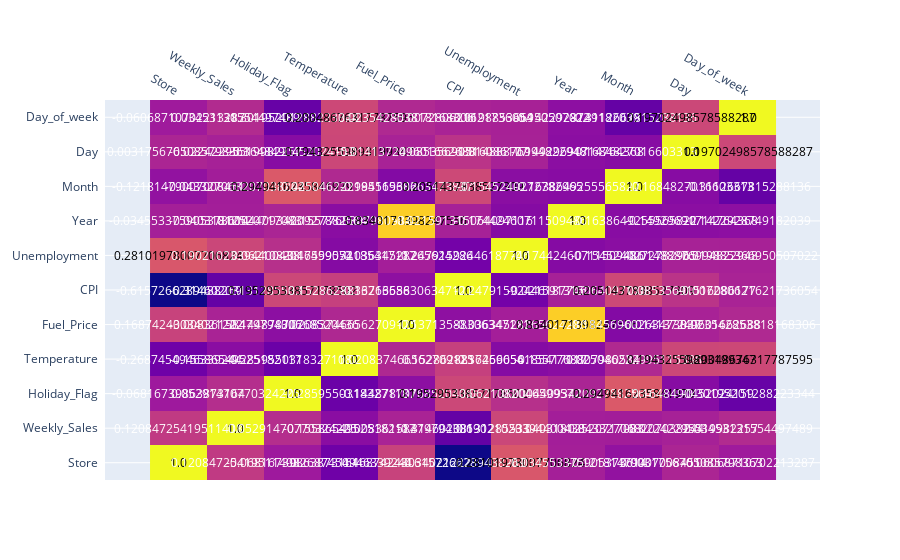

The notebook cell this image was saved under:
### Markdown cell above
-------- Some Visualisations ---------

### Code cell
# Correlation matrix
corr_matrix = dataset.corr()

import plotly.figure_factory as ff

fig = ff.create_annotated_heatmap(corr_matrix.values,
                                  x = corr_matrix.columns.values.tolist(),
                                  y = corr_matrix.index.values.tolist())


fig.show()

### Figure 1 — Plotly figure (JSON) as saved in the notebook; plotly's stock layout.template omitted (floating-point values rounded to 4 significant figures)
{"data": [{"colorscale": [[0, "#0d0887"], [0.1111, "#46039f"], [0.2222, "#7201a8"], [0.3333, "#9c179e"], [0.4444, "#bd3786"], [0.5556, "#d8576b"], [0.6667, "#ed7953"], [0.7778, "#fb9f3a"], [0.8889, "#fdca26"], [1, "#f0f921"]], "reversescale": false, "showscale": false, "type": "heatmap", "x": ["Store", "Weekly_Sales", "Holiday_Flag", "Temperature", "Fuel_Price", "CPI", "Unemployment", "Year", "Month", "Day", "Day_of_week"], "y": ["Store", "Weekly_Sales", "Holiday_Flag", "Temperature", "Fuel_Price", "CPI", "Unemployment", "Year", "Month", "Day", "Day_of_week"], "z": [[1, 0.1208, -0.06817, -0.2687, 0.1687, -0.6157, 0.281, -0.03455, -0.1218, 0.003176, -0.06069], [0.1208, 1, 0.05291, -0.1559, -0.008362, -0.3146, 0.1902, -0.04032, -0.04333, -0.02242, 0.03453], [-0.06817, 0.05291, 1, -0.286, -0.1449, 0.1953, 0.06211, 0.0004409, 0.2949, -0.1648, -0.302], [-0.2687, -0.1559, -0.286, 1, 0.02084, 0.1529, -0.1746, -0.1558, 0.02505, 0.1943, 0.2005], [0.1687, -0.008362, -0.1449, 0.02084, 1, -0.1371, -0.03635, 0.834, -0.1846, -0.01414, 0.02354], [-0.6157, -0.3146, 0.1953, 0.1529, -0.1371, 1, -0.2479, -0.02159, 0.2051, 0.08536, -0.007281], [0.281, 0.1902, 0.06211, -0.1746, -0.03635, -0.2479, 1, -0.1744, -0.1545, -0.01489, -0.01989], [-0.03455, -0.04032, 0.0004409, -0.1558, 0.834, -0.02159, -0.1744, 1, -0.1639, -0.1493, -0.1423], [-0.1218, -0.04333, 0.2949, 0.02505, -0.1846, 0.2051, -0.1545, -0.1639, 1, -0.1685, -0.3113], [0.003176, -0.02242, -0.1648, 0.1943, -0.01414, 0.08536, -0.01489, -0.1493, -0.1685, 1, 0.197], [-0.06069, 0.03453, -0.302, 0.2005, 0.02354, -0.007281, -0.01989, -0.1423, -0.3113, 0.197, 1]]}], "layout": {"annotations": [{"font": {"color": "#000000"}, "showarrow": false, "text": "1.0", "x": "Store", "xref": "x", "y": "Store", "yref": "y"}, {"font": {"color": "#FFFFFF"}, "showarrow": false, "text": "0.12084725419511408", "x": "Weekly_Sales", "xref": "x", "y": "Store", "yref": "y"}, {"font": {"color": "#FFFFFF"}, "showarrow": false, "text": "-0.06816739863873164", "x": "Holiday_Flag", "xref": "x", "y": "Store", "yref": "y"}, {"font": {"color": "#FFFFFF"}, "showarrow": false, "text": "-0.2687454946339244", "x": "Temperature", "xref": "x", "y": "Store", "yref": "y"}, {"font": {"color": "#FFFFFF"}, "showarrow": false, "text": "0.16874243034021222", "x": "Fuel_Price", "xref": "x", "y": "Store", "yref": "y"}, {"font": {"color": "#FFFFFF"}, "showarrow": false, "text": "-0.6157266289488269", "x": "CPI", "xref": "x", "y": "Store", "yref": "y"}, {"font": {"color": "#000000"}, "showarrow": false, "text": "0.28101978007706824", "x": "Unemployment", "xref": "x", "y": "Store", "yref": "y"}, {"font": {"color": "#FFFFFF"}, "showarrow": false, "text": "-0.034553375905373614", "x": "Year", "xref": "x", "y": "Store", "yref": "y"}, {"font": {"color": "#FFFFFF"}, "showarrow": false, "text": "-0.12181479007008451", "x": "Month", "xref": "x", "y": "Store", "yref": "y"}, {"font": {"color": "#FFFFFF"}, "showarrow": false, "text": "0.0031756765085798363", "x": "Day", "xref": "x", "y": "Store", "yref": "y"}, {"font": {"color": "#FFFFFF"}, "showarrow": false, "text": "-0.06068710702213287", "x": "Day_of_week", "xref": "x", "y": "Store", "yref": "y"}, {"font": {"color": "#FFFFFF"}, "showarrow": false, "text": "0.12084725419511408", "x": "Store", "xref": "x", "y": "Weekly_Sales", "yref": "y"}, {"font": {"color": "#000000"}, "showarrow": false, "text": "1.0", "x": "Weekly_Sales", "xref": "x", "y": "Weekly_Sales", "yref": "y"}, {"font": {"color": "#FFFFFF"}, "showarrow": false, "text": "0.05291470770324225", "x": "Holiday_Flag", "xref": "x", "y": "Weekly_Sales", "yref": "y"}, {"font": {"color": "#FFFFFF"}, "showarrow": false, "text": "-0.15586549525182117", "x": "Temperature", "xref": "x", "y": "Weekly_Sales", "yref": "y"}, {"font": {"color": "#FFFFFF"}, "showarrow": false, "text": "-0.00836158479794306", "x": "Fuel_Price", "xref": "x", "y": "Weekly_Sales", "yref": "y"}, {"font": {"color": "#FFFFFF"}, "showarrow": false, "text": "-0.31460208131285533", "x": "CPI", "xref": "x", "y": "Weekly_Sales", "yref": "y"}, {"font": {"color": "#FFFFFF"}, "showarrow": false, "text": "0.19021023394400438", "x": "Unemployment", "xref": "x", "y": "Weekly_Sales", "yref": "y"}, {"font": {"color": "#FFFFFF"}, "showarrow": false, "text": "-0.04031812520717083", "x": "Year", "xref": "x", "y": "Weekly_Sales", "yref": "y"}, {"font": {"color": "#FFFFFF"}, "showarrow": false, "text": "-0.043327068207038244", "x": "Month", "xref": "x", "y": "Weekly_Sales", "yref": "y"}, {"font": {"color": "#FFFFFF"}, "showarrow": false, "text": "-0.02242295519982257", "x": "Day", "xref": "x", "y": "Weekly_Sales", "yref": "y"}, {"font": {"color": "#FFFFFF"}, "showarrow": false, "text": "0.03453131554497489", "x": "Day_of_week", "xref": "x", "y": "Weekly_Sales", "yref": "y"}, {"font": {"color": "#FFFFFF"}, "showarrow": false, "text": "-0.06816739863873164", "x": "Store", "xref": "x", "y": "Holiday_Flag", "yref": "y"}, {"font": {"color": "#FFFFFF"}, "showarrow": false, "text": "0.05291470770324225", "x": "Weekly_Sales", "xref": "x", "y": "Holiday_Flag", "yref": "y"}, {"font": {"color": "#000000"}, "showarrow": false, "text": "1.0", "x": "Holiday_Flag", "xref": "x", "y": "Holiday_Flag", "yref": "y"}, {"font": {"color": "#FFFFFF"}, "showarrow": false, "text": "-0.28595503183271187", "x": "Temperature", "xref": "x", "y": "Holiday_Flag", "yref": "y"}, {"font": {"color": "#FFFFFF"}, "showarrow": false, "text": "-0.14487870768520436", "x": "Fuel_Price", "xref": "x", "y": "Holiday_Flag", "yref": "y"}, {"font": {"color": "#000000"}, "showarrow": false, "text": "0.19529533857178502", "x": "CPI", "xref": "x", "y": "Holiday_Flag", "yref": "y"}, {"font": {"color": "#FFFFFF"}, "showarrow": false, "text": "0.0621082046599572", "x": "Unemployment", "xref": "x", "y": "Holiday_Flag", "yref": "y"}, {"font": {"color": "#FFFFFF"}, "showarrow": false, "text": "0.00044093420927882564", "x": "Year", "xref": "x", "y": "Holiday_Flag", "yref": "y"}, {"font": {"color": "#000000"}, "showarrow": false, "text": "0.2949416235841979", "x": "Month", "xref": "x", "y": "Holiday_Flag", "yref": "y"}, {"font": {"color": "#FFFFFF"}, "showarrow": false, "text": "-0.1648490452024159", "x": "Day", "xref": "x", "y": "Holiday_Flag", "yref": "y"}, {"font": {"color": "#FFFFFF"}, "showarrow": false, "text": "-0.30195201288223344", "x": "Day_of_week", "xref": "x", "y": "Holiday_Flag", "yref": "y"}, {"font": {"color": "#FFFFFF"}, "showarrow": false, "text": "-0.2687454946339244", "x": "Store", "xref": "x", "y": "Temperature", "yref": "y"}, {"font": {"color": "#FFFFFF"}, "showarrow": false, "text": "-0.15586549525182117", "x": "Weekly_Sales", "xref": "x", "y": "Temperature", "yref": "y"}, {"font": {"color": "#FFFFFF"}, "showarrow": false, "text": "-0.28595503183271187", "x": "Holiday_Flag", "xref": "x", "y": "Temperature", "yref": "y"}, {"font": {"color": "#000000"}, "showarrow": false, "text": "1.0", "x": "Temperature", "xref": "x", "y": "Temperature", "yref": "y"}, {"font": {"color": "#FFFFFF"}, "showarrow": false, "text": "0.020837466562709125", "x": "Fuel_Price", "xref": "x", "y": "Temperature", "yref": "y"}, {"font": {"color": "#FFFFFF"}, "showarrow": false, "text": "0.1528628836266656", "x": "CPI", "xref": "x", "y": "Temperature", "yref": "y"}, {"font": {"color": "#FFFFFF"}, "showarrow": false, "text": "-0.17459054185417117", "x": "Unemployment", "xref": "x", "y": "Temperature", "yref": "y"}, {"font": {"color": "#FFFFFF"}, "showarrow": false, "text": "-0.1557768807980584", "x": "Year", "xref": "x", "y": "Temperature", "yref": "y"}, {"font": {"color": "#FFFFFF"}, "showarrow": false, "text": "0.025046222995115386", "x": "Month", "xref": "x", "y": "Temperature", "yref": "y"}, {"font": {"color": "#000000"}, "showarrow": false, "text": "0.19432559893199347", "x": "Day", "xref": "x", "y": "Temperature", "yref": "y"}, {"font": {"color": "#000000"}, "showarrow": false, "text": "0.20048676317787595", "x": "Day_of_week", "xref": "x", "y": "Temperature", "yref": "y"}, {"font": {"color": "#FFFFFF"}, "showarrow": false, "text": "0.16874243034021222", "x": "Store", "xref": "x", "y": "Fuel_Price", "yref": "y"}, {"font": {"color": "#FFFFFF"}, "showarrow": false, "text": "-0.00836158479794306", "x": "Weekly_Sales", "xref": "x", "y": "Fuel_Price", "yref": "y"}, {"font": {"color": "#FFFFFF"}, "showarrow": false, "text": "-0.14487870768520436", "x": "Holiday_Flag", "xref": "x", "y": "Fuel_Price", "yref": "y"}, {"font": {"color": "#FFFFFF"}, "showarrow": false, "text": "0.020837466562709125", "x": "Temperature", "xref": "x", "y": "Fuel_Price", "yref": "y"}, {"font": {"color": "#000000"}, "showarrow": false, "text": "1.0", "x": "Fuel_Price", "xref": "x", "y": "Fuel_Price", "yref": "y"}, {"font": {"color": "#FFFFFF"}, "showarrow": false, "text": "-0.13713588306347121", "x": "CPI", "xref": "x", "y": "Fuel_Price", "yref": "y"}, {"font": {"color": "#FFFFFF"}, "showarrow": false, "text": "-0.03634528265624286", "x": "Unemployment", "xref": "x", "y": "Fuel_Price", "yref": "y"}, {"font": {"color": "#000000"}, "showarrow": false, "text": "0.8340171398247556", "x": "Year", "xref": "x", "y": "Fuel_Price", "yref": "y"}, {"font": {"color": "#FFFFFF"}, "showarrow": false, "text": "-0.18456960263473837", "x": "Month", "xref": "x", "y": "Fuel_Price", "yref": "y"}, {"font": {"color": "#FFFFFF"}, "showarrow": false, "text": "-0.014137249601662688", "x": "Day", "xref": "x", "y": "Fuel_Price", "yref": "y"}, {"font": {"color": "#FFFFFF"}, "showarrow": false, "text": "0.023542853818168306", "x": "Day_of_week", "xref": "x", "y": "Fuel_Price", "yref": "y"}, {"font": {"color": "#FFFFFF"}, "showarrow": false, "text": "-0.6157266289488269", "x": "Store", "xref": "x", "y": "CPI", "yref": "y"}, {"font": {"color": "#FFFFFF"}, "showarrow": false, "text": "-0.31460208131285533", "x": "Weekly_Sales", "xref": "x", "y": "CPI", "yref": "y"}, {"font": {"color": "#000000"}, "showarrow": false, "text": "0.19529533857178502", "x": "Holiday_Flag", "xref": "x", "y": "CPI", "yref": "y"}, {"font": {"color": "#FFFFFF"}, "showarrow": false, "text": "0.1528628836266656", "x": "Temperature", "xref": "x", "y": "CPI", "yref": "y"}, {"font": {"color": "#FFFFFF"}, "showarrow": false, "text": "-0.13713588306347121", "x": "Fuel_Price", "xref": "x", "y": "CPI", "yref": "y"}, {"font": {"color": "#000000"}, "showarrow": false, "text": "1.0", "x": "CPI", "xref": "x", "y": "CPI", "yref": "y"}, {"font": {"color": "#FFFFFF"}, "showarrow": false, "text": "-0.24791592446187746", "x": "Unemployment", "xref": "x", "y": "CPI", "yref": "y"}, {"font": {"color": "#FFFFFF"}, "showarrow": false, "text": "-0.021591315064097116", "x": "Year", "xref": "x", "y": "CPI", "yref": "y"}, {"font": {"color": "#000000"}, "showarrow": false, "text": "0.2051437838527309", "x": "Month", "xref": "x", "y": "CPI", "yref": "y"}, {"font": {"color": "#FFFFFF"}, "showarrow": false, "text": "0.08535691516086177", "x": "Day", "xref": "x", "y": "CPI", "yref": "y"}, {"font": {"color": "#FFFFFF"}, "showarrow": false, "text": "-0.007280621621736054", "x": "Day_of_week", "xref": "x", "y": "CPI", "yref": "y"}, {"font": {"color": "#000000"}, "showarrow": false, "text": "0.28101978007706824", "x": "Store", "xref": "x", "y": "Unemployment", "yref": "y"}, {"font": {"color": "#FFFFFF"}, "showarrow": false, "text": "0.19021023394400438", "x": "Weekly_Sales", "xref": "x", "y": "Unemployment", "yref": "y"}, {"font": {"color": "#FFFFFF"}, "showarrow": false, "text": "0.0621082046599572", "x": "Holiday_Flag", "xref": "x", "y": "Unemployment", "yref": "y"}, {"font": {"color": "#FFFFFF"}, "showarrow": false, "text": "-0.17459054185417117", "x": "Temperature", "xref": "x", "y": "Unemployment", "yref": "y"}, {"font": {"color": "#FFFFFF"}, "showarrow": false, "text": "-0.03634528265624286", "x": "Fuel_Price", "xref": "x", "y": "Unemployment", "yref": "y"}, {"font": {"color": "#FFFFFF"}, "showarrow": false, "text": "-0.24791592446187746", "x": "CPI", "xref": "x", "y": "Unemployment", "yref": "y"}, {"font": {"color": "#000000"}, "showarrow": false, "text": "1.0", "x": "Unemployment", "xref": "x", "y": "Unemployment", "yref": "y"}, {"font": {"color": "#FFFFFF"}, "showarrow": false, "text": "-0.17442460711509486", "x": "Year", "xref": "x", "y": "Unemployment", "yref": "y"}, {"font": {"color": "#FFFFFF"}, "showarrow": false, "text": "-0.1545240272782965", "x": "Month", "xref": "x", "y": "Unemployment", "yref": "y"}, {"font": {"color": "#FFFFFF"}, "showarrow": false, "text": "-0.01488876994822948", "x": "Day", "xref": "x", "y": "Unemployment", "yref": "y"}, {"font": {"color": "#FFFFFF"}, "showarrow": false, "text": "-0.019885366950507022", "x": "Day_of_week", "xref": "x", "y": "Unemployment", "yref": "y"}, {"font": {"color": "#FFFFFF"}, "showarrow": false, "text": "-0.034553375905373614", "x": "Store", "xref": "x", "y": "Year", "yref": "y"}, {"font": {"color": "#FFFFFF"}, "showarrow": false, "text": "-0.04031812520717083", "x": "Weekly_Sales", "xref": "x", "y": "Year", "yref": "y"}, {"font": {"color": "#FFFFFF"}, "showarrow": false, "text": "0.00044093420927882564", "x": "Holiday_Flag", "xref": "x", "y": "Year", "yref": "y"}, {"font": {"color": "#FFFFFF"}, "showarrow": false, "text": "-0.1557768807980584", "x": "Temperature", "xref": "x", "y": "Year", "yref": "y"}, {"font": {"color": "#000000"}, "showarrow": false, "text": "0.8340171398247556", "x": "Fuel_Price", "xref": "x", "y": "Year", "yref": "y"}, {"font": {"color": "#FFFFFF"}, "showarrow": false, "text": "-0.021591315064097116", "x": "CPI", "xref": "x", "y": "Year", "yref": "y"}, {"font": {"color": "#FFFFFF"}, "showarrow": false, "text": "-0.17442460711509486", "x": "Unemployment", "xref": "x", "y": "Year", "yref": "y"}, {"font": {"color": "#000000"}, "showarrow": false, "text": "1.0", "x": "Year", "xref": "x", "y": "Year", "yref": "y"}, {"font": {"color": "#FFFFFF"}, "showarrow": false, "text": "-0.1638649255565822", "x": "Month", "xref": "x", "y": "Year", "yref": "y"}, {"font": {"color": "#FFFFFF"}, "showarrow": false, "text": "-0.14929691714764368", "x": "Day", "xref": "x", "y": "Year", "yref": "y"}, {"font": {"color": "#FFFFFF"}, "showarrow": false, "text": "-0.1422928749182039", "x": "Day_of_week", "xref": "x", "y": "Year", "yref": "y"}, {"font": {"color": "#FFFFFF"}, "showarrow": false, "text": "-0.12181479007008451", "x": "Store", "xref": "x", "y": "Month", "yref": "y"}, {"font": {"color": "#FFFFFF"}, "showarrow": false, "text": "-0.043327068207038244", "x": "Weekly_Sales", "xref": "x", "y": "Month", "yref": "y"}, {"font": {"color": "#000000"}, "showarrow": false, "text": "0.2949416235841979", "x": "Holiday_Flag", "xref": "x", "y": "Month", "yref": "y"}, {"font": {"color": "#FFFFFF"}, "showarrow": false, "text": "0.025046222995115386", "x": "Temperature", "xref": "x", "y": "Month", "yref": "y"}, {"font": {"color": "#FFFFFF"}, "showarrow": false, "text": "-0.18456960263473837", "x": "Fuel_Price", "xref": "x", "y": "Month", "yref": "y"}, {"font": {"color": "#000000"}, "showarrow": false, "text": "0.2051437838527309", "x": "CPI", "xref": "x", "y": "Month", "yref": "y"}, {"font": {"color": "#FFFFFF"}, "showarrow": false, "text": "-0.1545240272782965", "x": "Unemployment", "xref": "x", "y": "Month", "yref": "y"}, {"font": {"color": "#FFFFFF"}, "showarrow": false, "text": "-0.1638649255565822", "x": "Year", "xref": "x", "y": "Month", "yref": "y"}, {"font": {"color": "#000000"}, "showarrow": false, "text": "1.0", "x": "Month", "xref": "x", "y": "Month", "yref": "y"}, {"font": {"color": "#FFFFFF"}, "showarrow": false, "text": "-0.1684827016603313", "x": "Day", "xref": "x", "y": "Month", "yref": "y"}, {"font": {"color": "#FFFFFF"}, "showarrow": false, "text": "-0.3112667815288136", "x": "Day_of_week", "xref": "x", "y": "Month", "yref": "y"}, {"font": {"color": "#FFFFFF"}, "showarrow": false, "text": "0.0031756765085798363", "x": "Store", "xref": "x", "y": "Day", "yref": "y"}, {"font": {"color": "#FFFFFF"}, "showarrow": false, "text": "-0.02242295519982257", "x": "Weekly_Sales", "xref": "x", "y": "Day", "yref": "y"}, {"font": {"color": "#FFFFFF"}, "showarrow": false, "text": "-0.1648490452024159", "x": "Holiday_Flag", "xref": "x", "y": "Day", "yref": "y"}, {"font": {"color": "#000000"}, "showarrow": false, "text": "0.19432559893199347", "x": "Temperature", "xref": "x", "y": "Day", "yref": "y"}, {"font": {"color": "#FFFFFF"}, "showarrow": false, "text": "-0.014137249601662688", "x": "Fuel_Price", "xref": "x", "y": "Day", "yref": "y"}, {"font": {"color": "#FFFFFF"}, "showarrow": false, "text": "0.08535691516086177", "x": "CPI", "xref": "x", "y": "Day", "yref": "y"}, {"font": {"color": "#FFFFFF"}, "showarrow": false, "text": "-0.01488876994822948", "x": "Unemployment", "xref": "x", "y": "Day", "yref": "y"}, {"font": {"color": "#FFFFFF"}, "showarrow": false, "text": "-0.14929691714764368", "x": "Year", "xref": "x", "y": "Day", "yref": "y"}, {"font": {"color": "#FFFFFF"}, "showarrow": false, "text": "-0.1684827016603313", "x": "Month", "xref": "x", "y": "Day", "yref": "y"}, {"font": {"color": "#000000"}, "showarrow": false, "text": "1.0", "x": "Day", "xref": "x", "y": "Day", "yref": "y"}, {"font": {"color": "#000000"}, "showarrow": false, "text": "0.19702498578588287", "x": "Day_of_week", "xref": "x", "y": "Day", "yref": "y"}, {"font": {"color": "#FFFFFF"}, "showarrow": false, "text": "-0.06068710702213287", "x": "Store", "xref": "x", "y": "Day_of_week", "yref": "y"}, {"font": {"color": "#FFFFFF"}, "showarrow": false, "text": "0.03453131554497489", "x": "Weekly_Sales", "xref": "x", "y": "Day_of_week", "yref": "y"}, {"font": {"color": "#FFFFFF"}, "showarrow": false, "text": "-0.30195201288223344", "x": "Holiday_Flag", "xref": "x", "y": "Day_of_week", "yref": "y"}, {"font": {"color": "#000000"}, "showarrow": false, "text": "0.20048676317787595", "x": "Temperature", "xref": "x", "y": "Day_of_week", "yref": "y"}, {"font": {"color": "#FFFFFF"}, "showarrow": false, "text": "0.023542853818168306", "x": "Fuel_Price", "xref": "x", "y": "Day_of_week", "yref": "y"}, {"font": {"color": "#FFFFFF"}, "showarrow": false, "text": "-0.007280621621736054", "x": "CPI", "xref": "x", "y": "Day_of_week", "yref": "y"}, {"font": {"color": "#FFFFFF"}, "showarrow": false, "text": "-0.019885366950507022", "x": "Unemployment", "xref": "x", "y": "Day_of_week", "yref": "y"}, {"font": {"color": "#FFFFFF"}, "showarrow": false, "text": "-0.1422928749182039", "x": "Year", "xref": "x", "y": "Day_of_week", "yref": "y"}, {"font": {"color": "#FFFFFF"}, "showarrow": false, "text": "-0.3112667815288136", "x": "Month", "xref": "x", "y": "Day_of_week", "yref": "y"}, {"font": {"color": "#000000"}, "showarrow": false, "text": "0.19702498578588287", "x": "Day", "xref": "x", "y": "Day_of_week", "yref": "y"}, {"font": {"color": "#000000"}, "showarrow": false, "text": "1.0", "x": "Day_of_week", "xref": "x", "y": "Day_of_week", "yref": "y"}], "xaxis": {"dtick": 1, "gridcolor": "rgb(0, 0, 0)", "side": "top", "ticks": ""}, "yaxis": {"dtick": 1, "ticks": "", "ticksuffix": "  "}}}
